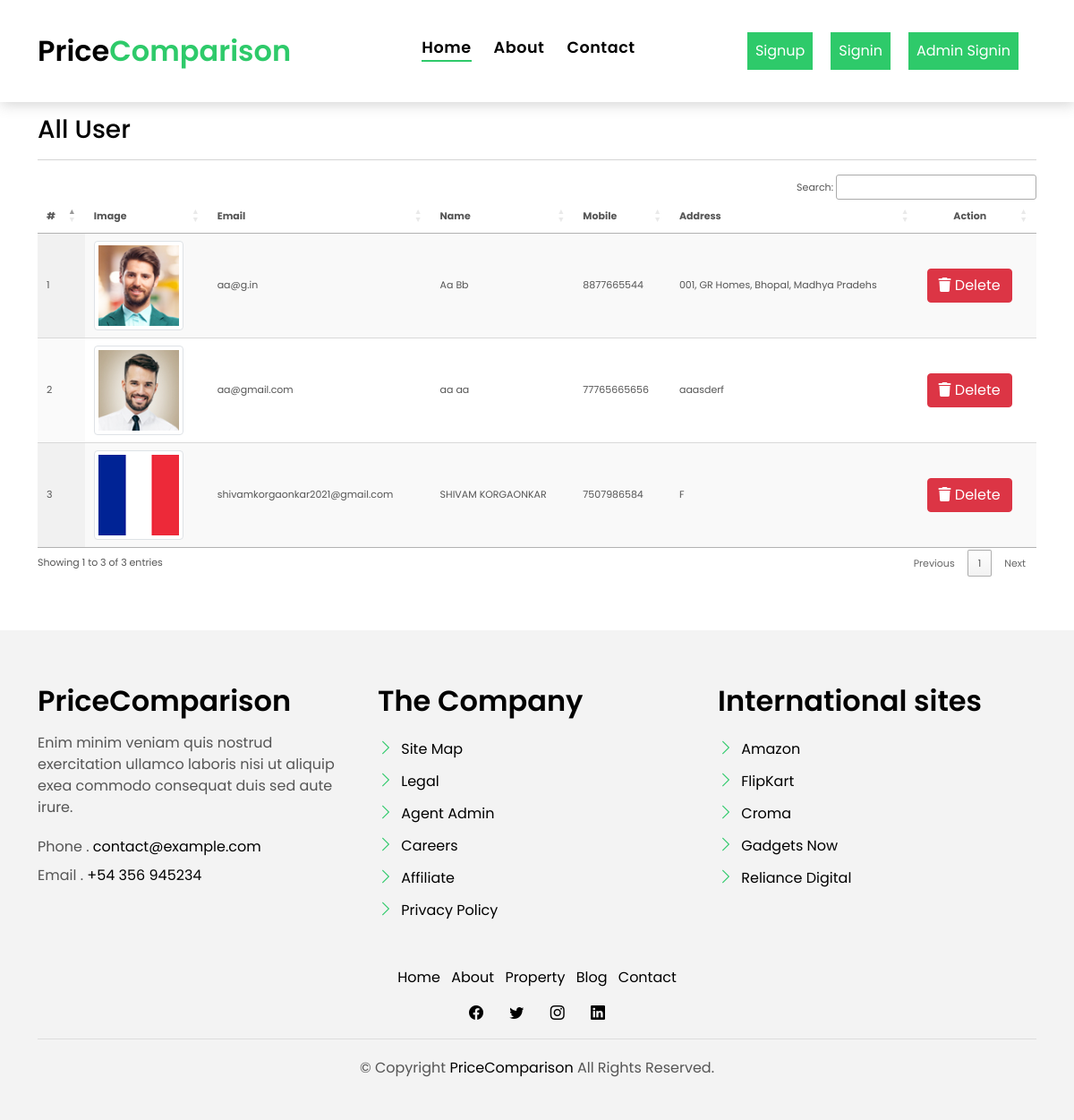
The page /all-user/ on the database its author committed.
### myapp/models.py (models this page shows, shortened)
class Register(models.Model):
    user = models.ForeignKey(User, on_delete=models.CASCADE, null=True, blank=True)
    mobile = models.CharField(max_length=10, null=True, blank=True)
    address = models.TextField(null=True, blank=True)
    image = models.FileField(null=True, blank=True)

### myapp/views.py (the view)
# urls.py: path('all-user/', all_user, name="all_user"),
def all_user(request):
    data = Register.objects.filter()
    return render(request, "all_user.html", locals())

### myapp/templates/all_user.html (shortened to what this page needs)
{% include 'base.html' %}
{% load static %}
{% block body %}
<link rel="stylesheet" href="https://cdnjs.cloudflare.com/ajax/libs/font-awesome/6.2.0/css/all.min.css" />
<section class="section-services section-t8">
    <div class="container">
    <h3>All User </h3><hr>
    <div class="table-responsive">
        <table id="example1" class="display nowrap" style="width: 100%">
            <thead>
              <tr>
                <th>#</th>
                <th>Image</th>
                <th>Email</th>
                <th>Name</th>
                <th>Mobile</th>
                <th>Address</th>
                <th style="text-align: center">Action</th>
              </tr>
            </thead>
            <tbody>
              {% for i in data %}
              <tr>
                <td>{{i.id}}</td>
                <td><img src="{{i.image.url}}" class="img-thumbnail" style="width:100px;height:100px"/></td>
                <td>{{i.user.username}}</td>
                <td>{{i.user.first_name}} {{i.user.last_name}}</td>
                <td>{{i.mobile}}</td>
                <td>{{i.address}}</td>
                <td>
                  <a href="/delete-user/{{i.id}}/" title="Delete History" class="btn btn-danger" onclick="return confirm('Are your sure?')"><i class="fas fa-trash" aria-hidden="true"></i> Delete</a>
                </td>
              </tr>
              {% endfor %}
            </tbody>
          </table>
    </div>
  </div>
{% include 'footer.html' %}
{% include 'tablecdn.html' %}
{% endblock  %}

### myapp/templates/base.html (shortened to what this page needs)
<!DOCTYPE html>
{% load static %}
<html lang="en">
<head>
  <link href="{% static 'assets/vendor/animate.css/animate.min.css' %}" rel="stylesheet">
  <link href="{% static 'assets/vendor/bootstrap/css/bootstrap.min.css' %}" rel="stylesheet">
  <link href="{% static 'assets/vendor/bootstrap-icons/bootstrap-icons.css' %}" rel="stylesheet">
  <link href="{% static 'assets/vendor/swiper/swiper-bundle.min.css' %}" rel="stylesheet">
  <link href="{% static 'assets/css/style.css' %}" rel="stylesheet">
</head>
<body>
  <nav class="navbar navbar-default navbar-trans navbar-expand-lg fixed-top">
    <div class="container">
      <a class="navbar-brand text-brand" href="/">Price<span class="color-b">Comparison</span></a>
      <div class="navbar-collapse collapse justify-content-center" id="navbarDefault">
        <ul class="navbar-nav">
          <li class="nav-item">
            <a class="nav-link active" href="/">Home</a>
          </li>
        {% if not request.user.is_authenticated %}
          <li class="nav-item">
            <a class="nav-link " href="/about/">About</a>
          </li>
          <li class="nav-item">
            <a class="nav-link " href="/contact/">Contact</a>
          </li>
        {% endif %}
        </ul>
      </div>
        {% if not request.user.is_authenticated %}
            <a href="/register/" style="margin-right:20px">
                <button type="button" class="btn btn-b-n p-2">
                    Signup
                </button>
            </a>
            <a href="/signin/" style="margin-right:20px">
                <button type="button" class="btn btn-b-n p-2">
                    Signin
                </button>
            </a>
            <a href="/admin-signin/" style="margin-right:20px">
              <button type="button" class="btn btn-b-n p-2">
                  Admin Signin
              </button>
            </a>
        {% endif %}
    </div>
  </nav>
</body>
</html>

### myapp/templates/footer.html (shortened to what this page needs)
{% load static %}
  <section class="section-footer">
    <div class="container">
      <div class="row">
        <div class="col-sm-12 col-md-4">
          <div class="widget-a">
            <div class="w-header-a">
              <h3 class="w-title-a text-brand">PriceComparison</h3>
            </div>
            <div class="w-body-a">
              <p class="w-text-a color-text-a">
                Enim minim veniam quis nostrud exercitation ullamco laboris nisi ut aliquip exea commodo consequat duis
                sed aute irure.
              </p>
            </div>
            <div class="w-footer-a">
              <ul class="list-unstyled">
                <li class="color-a">
                  <span class="color-text-a">Phone .</span> contact@example.com
                </li>
                <li class="color-a">
                  <span class="color-text-a">Email .</span> +54 356 945234
                </li>
              </ul>
            </div>
          </div>
        </div>
        <div class="col-sm-12 col-md-4 section-md-t3">
          <div class="widget-a">
            <div class="w-header-a">
              <h3 class="w-title-a text-brand">The Company</h3>
            </div>
            <div class="w-body-a">
              <div class="w-body-a">
                <ul class="list-unstyled">
                  <li class="item-list-a">
                    <i class="bi bi-chevron-right"></i> <a href="#">Site Map</a>
                  </li>
                  <li class="item-list-a">
                    <i class="bi bi-chevron-right"></i> <a href="#">Legal</a>
                  </li>
                  <li class="item-list-a">
                    <i class="bi bi-chevron-right"></i> <a href="#">Agent Admin</a>
                  </li>
                  <li class="item-list-a">
                    <i class="bi bi-chevron-right"></i> <a href="#">Careers</a>
                  </li>
                  <li class="item-list-a">
                    <i class="bi bi-chevron-right"></i> <a href="#">Affiliate</a>
                  </li>
                  <li class="item-list-a">
                    <i class="bi bi-chevron-right"></i> <a href="#">Privacy Policy</a>
                  </li>
                </ul>
              </div>
            </div>
          </div>
        </div>
        <div class="col-sm-12 col-md-4 section-md-t3">
          <div class="widget-a">
            <div class="w-header-a">
              <h3 class="w-title-a text-brand">International sites</h3>
            </div>
            <div class="w-body-a">
              <ul class="list-unstyled">
                <li class="item-list-a">
                  <i class="bi bi-chevron-right"></i> <a href="#">Amazon</a>
                </li>
                <li class="item-list-a">
                  <i class="bi bi-chevron-right"></i> <a href="#">FlipKart</a>
                </li>
                <li class="item-list-a">
                  <i class="bi bi-chevron-right"></i> <a href="#">Croma</a>
                </li>
                <li class="item-list-a">
                  <i class="bi bi-chevron-right"></i> <a href="#">Gadgets Now</a>
                </li>
                <li class="item-list-a">
                  <i class="bi bi-chevron-right"></i> <a href="#">Reliance Digital</a>
                </li>
              </ul>
            </div>
          </div>
        </div>
      </div>
    </div>
  </section>
  <footer>
    <div class="container">
      <div class="row">
        <div class="col-md-12">
          <nav class="nav-footer">
            <ul class="list-inline">
              <li class="list-inline-item">
                <a href="#">Home</a>
              </li>
              <li class="list-inline-item">
                <a href="#">About</a>
              </li>
              <li class="list-inline-item">
                <a href="#">Property</a>
              </li>
              <li class="list-inline-item">
                <a href="#">Blog</a>
              </li>
              <li class="list-inline-item">
                <a href="#">Contact</a>
              </li>
            </ul>
          </nav>
          <div class="socials-a">
            <ul class="list-inline">
              <li class="list-inline-item">
                <a href="#">
                  <i class="bi bi-facebook" aria-hidden="true"></i>
                </a>
              </li>
              <li class="list-inline-item">
                <a href="#">
                  <i class="bi bi-twitter" aria-hidden="true"></i>
                </a>
              </li>
              <li class="list-inline-item">
                <a href="#">
                  <i class="bi bi-instagram" aria-hidden="true"></i>
                </a>
              </li>
              <li class="list-inline-item">
                <a href="#">
                  <i class="bi bi-linkedin" aria-hidden="true"></i>
                </a>
              </li>
            </ul>
          </div>
          <div class="copyright-footer">
            <p class="copyright color-text-a">
              &copy; Copyright
              <span class="color-a">PriceComparison</span> All Rights Reserved.
            </p>
          </div>
        </div>
      </div>
    </div>
  </footer>

### myapp/templates/tablecdn.html (shortened to what this page needs)
<link href="https://cdn.datatables.net/1.12.1/css/jquery.dataTables.min.css" rel="stylesheet" type="text/css" />
<link href="https://cdn.datatables.net/buttons/2.2.3/css/buttons.dataTables.min.css" rel="stylesheet" type="text/css" />

### myapp/static/assets/css/style.css (style rules this page uses)
body { font-family: "Poppins", sans-serif; color: #555555; }
h1, h2, h3, h4, h5, h6 { color: #000000; }
a { color: #000000; text-decoration: none; transition: all 0.5s ease; }
.text-brand { color: #000000; font-size: 2rem; font-weight: 600; }
.color-a { text-decoration: none; color: #000000; }
.color-b { color: #2eca6a; }
.color-text-a { text-decoration: none; color: #555555; }
.section-t8 { padding-top: 8rem; }
.socials-a { text-decoration: none; }
.socials-a .list-inline-item:not(:last-child) { margin-right: 25px; }
.btn { transition: 0.5s ease; }
.btn.btn-b-n { background-color: #2eca6a; color: #ffffff; border-radius: 0; }
.navbar-default { transition: all 0.5s ease-in-out; background-color: #ffffff; padding-top: 28px; padding-bottom: 28px; -webkit-backface-visibility: hidden; backface-visibility: hidden; box-shadow: 1px 2px 15px rgba(100, 100, 100, 0.3); }
.navbar-default.navbar-trans, .navbar-default.navbar-reduce { -webkit-backface-visibility: hidden; backface-visibility: hidden; }
.navbar-default.navbar-trans .nav-item, .navbar-default.navbar-reduce .nav-item { position: relative; padding-right: 10px; padding-bottom: 8px; margin-left: 0; }
@media (min-width: 768px) { .navbar-default.navbar-trans .nav-item, .navbar-default.navbar-reduce .nav-item { margin-left: 15px; } }
.navbar-default.navbar-trans .nav-link, .navbar-default.navbar-reduce .nav-link { font-size: 1.1rem; color: #000000; font-weight: 600; letter-spacing: 0.03em; transition: all 0.1s ease-in-out; position: relative; padding-left: 0; padding-right: 0; }
.navbar-default.navbar-trans .nav-link:before, .navbar-default.navbar-reduce .nav-link:before { content: ""; position: absolute; bottom: 5px; left: 0; width: 100%; height: 2px; z-index: 0; background-color: #2eca6a; transform: scaleX(0); transform-origin: right; transition: transform 0.2s ease-out, opacity 0.2s ease-out 0.3s; }
.navbar-default.navbar-trans .show > .nav-link:before, .navbar-default.navbar-trans .active > .nav-link:before, .navbar-default.navbar-trans .nav-link.show:before, .navbar-default.navbar-trans .nav-link.active:before, .navbar-default.navbar-reduce .show > .nav-link:before, .navbar-default.navbar-reduce .active > .nav-link:before, .navbar-default.navbar-reduce .nav-link.show:before, .navbar-default.navbar-reduce .nav-link.active:before { transform: scaleX(1); }
.navbar-default.navbar-trans .nav-link:before { background-color: #2eca6a; }
.navbar-default.navbar-trans .show > .nav-link, .navbar-default.navbar-trans .active > .nav-link, .navbar-default.navbar-trans .nav-link.show, .navbar-default.navbar-trans .nav-link.active { color: #000000; }
.section-footer { padding-top: 60px; margin-top: 60px; background: #f3f3f3; }
.section-footer ul { line-height: 2; }
.section-footer .item-list-a i { font-size: 18px; padding-right: 4px; color: #2eca6a; }
.section-footer .widget-a .w-title-a { margin-bottom: 1rem; }
footer { background: #f3f3f3; text-align: center; padding: 30px 0; }
footer .copyright-footer { border-top: 1px solid #ddd; padding-top: 20px; }

### myapp/templates/all_user.html (style rules this page uses)
img { width: 60px; height: 60px; }
.table-responsive { font-size:11px; }
td { padding:0px; }

### rows shown on the page
Register: id "1", image (picture), user.username "aa@g.in", user.first_name "Aa", user.last_name "Bb", mobile "8877665544", address "001, GR Homes, Bhopal, Madhya Pradehs"
Register: id "2", image (picture), user.username "aa@gmail.com", user.first_name "aa", user.last_name "aa", mobile "77765665656", address "aaasderf"
Register: id "3", image (picture), user.username "shivamkorgaonkar2021@gmail.com", user.first_name "SHIVAM", user.last_name "KORGAONKAR", mobile "7507986584", address "F"
